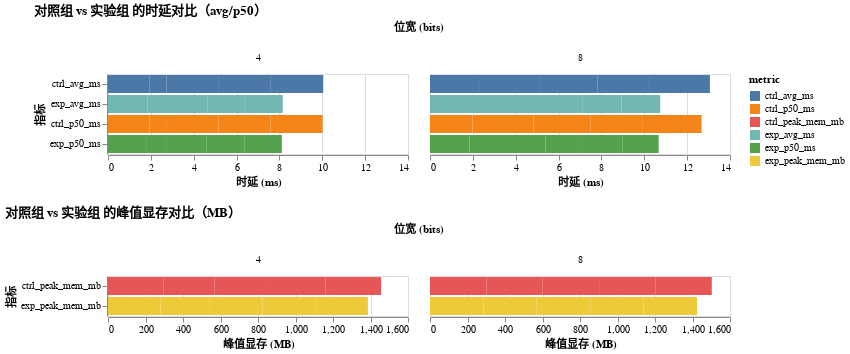

The cell this chart's notebook holds for it:
### Markdown cell above
# 性能与显存可视化
读取 `tests/bench.py` 的输出csv并绘制：
- 两组（对照/实验）的时延对比（平均/中位）
- 峰值显存对比

### Code cell
import json
import os
from typing import List, Dict

import pandas as pd
import altair as alt

# 显存 byte 转 MB
def bytes_to_mb(x):
    return x / (1024 * 1024)

# 生成横向柱状图：时延（avg/p50）
def plot_latency_horizontal(df_latency: pd.DataFrame):
    chart = alt.Chart(df_latency).mark_bar().encode(
        y=alt.Y('metric:N', title='指标', sort=None),
        x=alt.X('ms:Q', title='时延 (ms)'),
        color='metric:N',
        column=alt.Column('bits:N', title='位宽 (bits)')
    ).properties(title='对照组 vs 实验组 的时延对比（avg/p50）')
    return chart

# 生成横向柱状图：峰值显存（MB）
def plot_memory_horizontal(df_memory: pd.DataFrame):
    chart = alt.Chart(df_memory).mark_bar().encode(
        y=alt.Y('metric:N', title='指标', sort=None),
        x=alt.X('MB:Q', title='峰值显存 (MB)'),
        color='metric:N',
        column=alt.Column('bits:N', title='位宽 (bits)')
    ).properties(title='对照组 vs 实验组 的峰值显存对比（MB）')
    return chart

# 准备数据（宽→长），并转 MB
_df = pd.read_csv("results.csv")
_df_mem = _df.copy()
_df_mem['ctrl_peak_mem_mb'] = _df_mem['ctrl_peak_mem'].map(bytes_to_mb)
_df_mem['exp_peak_mem_mb'] = _df_mem['exp_peak_mem'].map(bytes_to_mb)

df_long_latency2 = pd.melt(
    _df,
    id_vars=["bits", "batch_size", "num_heads", "seq_len", "head_dim", "fp16_ratio", "causal", "iters", "warmup"],
    value_vars=["ctrl_avg_ms", "exp_avg_ms", "ctrl_p50_ms", "exp_p50_ms"],
    var_name="metric",
    value_name="ms",
)

df_long_mem2 = pd.melt(
    _df_mem,
    id_vars=["bits", "batch_size", "num_heads", "seq_len", "head_dim", "fp16_ratio", "causal", "iters", "warmup"],
    value_vars=["ctrl_peak_mem_mb", "exp_peak_mem_mb"],
    var_name="metric",
    value_name="MB",
)

plot_latency_horizontal(df_long_latency2) & plot_memory_horizontal(df_long_mem2)

### Figure 1 — Vega-Lite specification as saved in the notebook (floating-point values rounded to 4 significant figures)
{"config": {"view": {"continuousWidth": 300, "continuousHeight": 300}}, "vconcat": [{"data": {"name": "data-36e73e804f76cb642875f4cd84305b92"}, "mark": {"type": "bar"}, "encoding": {"color": {"field": "metric", "type": "nominal"}, "column": {"field": "bits", "title": "位宽 (bits)", "type": "nominal"}, "x": {"field": "ms", "title": "时延 (ms)", "type": "quantitative"}, "y": {"field": "metric", "sort": null, "title": "指标", "type": "nominal"}}, "title": "对照组 vs 实验组 的时延对比（avg/p50）"}, {"data": {"name": "data-d65742bd8de31e97e6983b070372c7f5"}, "mark": {"type": "bar"}, "encoding": {"color": {"field": "metric", "type": "nominal"}, "column": {"field": "bits", "title": "位宽 (bits)", "type": "nominal"}, "x": {"field": "MB", "title": "峰值显存 (MB)", "type": "quantitative"}, "y": {"field": "metric", "sort": null, "title": "指标", "type": "nominal"}}, "title": "对照组 vs 实验组 的峰值显存对比（MB）"}], "$schema": "https://vega.github.io/schema/vega-lite/v5.20.1.json", "datasets": {"data-36e73e804f76cb642875f4cd84305b92": [{"bits": 8, "batch_size": 2, "num_heads": 16, "seq_len": 2048, "head_dim": 64, "fp16_ratio": 0.0, "causal": true, "iters": 5, "warmup": 2, "metric": "ctrl_avg_ms", "ms": 2.289}, {"bits": 4, "batch_size": 2, "num_heads": 16, "seq_len": 2048, "head_dim": 64, "fp16_ratio": 0.0, "causal": true, "iters": 5, "warmup": 2, "metric": "ctrl_avg_ms", "ms": 1.946}, {"bits": 8, "batch_size": 2, "num_heads": 16, "seq_len": 2048, "head_dim": 64, "fp16_ratio": 0.0, "causal": true, "iters": 10, "warmup": 3, "metric": "ctrl_avg_ms", "ms": 2.848}, {"bits": 4, "batch_size": 2, "num_heads": 16, "seq_len": 1024, "head_dim": 64, "fp16_ratio": 0.5, "causal": true, "iters": 50, "warmup": 10, "metric": "ctrl_avg_ms", "ms": 0.7799}, {"bits": 8, "batch_size": 2, "num_heads": 16, "seq_len": 2048, "head_dim": 64, "fp16_ratio": 0.0, "causal": true, "iters": 5, "warmup": 2, "metric": "ctrl_avg_ms", "ms": 2.688}, {"bits": 8, "batch_size": 2, "num_heads": 16, "seq_len": 2048, "head_dim": 64, "fp16_ratio": 0.0, "causal": true, "iters": 5, "warmup": 2, "metric": "ctrl_avg_ms", "ms": 2.438}, {"bits": 4, "batch_size": 2, "num_heads": 16, "seq_len": 2048, "head_dim": 64, "fp16_ratio": 0.0, "causal": true, "iters": 5, "warmup": 2, "metric": "ctrl_avg_ms", "ms": 2.451}, {"bits": 4, "batch_size": 2, "num_heads": 16, "seq_len": 2048, "head_dim": 64, "fp16_ratio": 0.0, "causal": true, "iters": 5, "warmup": 2, "metric": "ctrl_avg_ms", "ms": 2.423}, {"bits": 8, "batch_size": 2, "num_heads": 16, "seq_len": 2048, "head_dim": 64, "fp16_ratio": 0.5, "causal": true, "iters": 5, "warmup": 2, "metric": "ctrl_avg_ms", "ms": 2.8}, {"bits": 4, "batch_size": 2, "num_heads": 16, "seq_len": 2048, "head_dim": 64, "fp16_ratio": 0.5, "causal": true, "iters": 5, "warmup": 2, "metric": "ctrl_avg_ms", "ms": 2.445}, {"bits": 8, "batch_size": 2, "num_heads": 16, "seq_len": 2048, "head_dim": 64, "fp16_ratio": 0.0, "causal": true, "iters": 5, "warmup": 2, "metric": "exp_avg_ms", "ms": 1.869}, {"bits": 4, "batch_size": 2, "num_heads": 16, "seq_len": 2048, "head_dim": 64, "fp16_ratio": 0.0, "causal": true, "iters": 5, "warmup": 2, "metric": "exp_avg_ms", "ms": 1.853}, {"bits": 8, "batch_size": 2, "num_heads": 16, "seq_len": 2048, "head_dim": 64, "fp16_ratio": 0.0, "causal": true, "iters": 10, "warmup": 3, "metric": "exp_avg_ms", "ms": 3.496}, {"bits": 4, "batch_size": 2, "num_heads": 16, "seq_len": 1024, "head_dim": 64, "fp16_ratio": 0.5, "causal": true, "iters": 50, "warmup": 10, "metric": "exp_avg_ms", "ms": 0.946}, {"bits": 8, "batch_size": 2, "num_heads": 16, "seq_len": 2048, "head_dim": 64, "fp16_ratio": 0.0, "causal": true, "iters": 5, "warmup": 2, "metric": "exp_avg_ms", "ms": 1.738}, {"bits": 8, "batch_size": 2, "num_heads": 16, "seq_len": 2048, "head_dim": 64, "fp16_ratio": 0.0, "causal": true, "iters": 5, "warmup": 2, "metric": "exp_avg_ms", "ms": 1.839}, {"bits": 4, "batch_size": 2, "num_heads": 16, "seq_len": 2048, "head_dim": 64, "fp16_ratio": 0.0, "causal": true, "iters": 5, "warmup": 2, "metric": "exp_avg_ms", "ms": 1.836}, {"bits": 4, "batch_size": 2, "num_heads": 16, "seq_len": 2048, "head_dim": 64, "fp16_ratio": 0.0, "causal": true, "iters": 5, "warmup": 2, "metric": "exp_avg_ms", "ms": 1.752}, {"bits": 8, "batch_size": 2, "num_heads": 16, "seq_len": 2048, "head_dim": 64, "fp16_ratio": 0.5, "causal": true, "iters": 5, "warmup": 2, "metric": "exp_avg_ms", "ms": 1.802}, {"bits": 4, "batch_size": 2, "num_heads": 16, "seq_len": 2048, "head_dim": 64, "fp16_ratio": 0.5, "causal": true, "iters": 5, "warmup": 2, "metric": "exp_avg_ms", "ms": 1.769}, {"bits": 8, "batch_size": 2, "num_heads": 16, "seq_len": 2048, "head_dim": 64, "fp16_ratio": 0.0, "causal": true, "iters": 5, "warmup": 2, "metric": "ctrl_p50_ms", "ms": 1.983}, {"bits": 4, "batch_size": 2, "num_heads": 16, "seq_len": 2048, "head_dim": 64, "fp16_ratio": 0.0, "causal": true, "iters": 5, "warmup": 2, "metric": "ctrl_p50_ms", "ms": 1.943}, {"bits": 8, "batch_size": 2, "num_heads": 16, "seq_len": 2048, "head_dim": 64, "fp16_ratio": 0.0, "causal": true, "iters": 10, "warmup": 3, "metric": "ctrl_p50_ms", "ms": 2.852}, {"bits": 4, "batch_size": 2, "num_heads": 16, "seq_len": 1024, "head_dim": 64, "fp16_ratio": 0.5, "causal": true, "iters": 50, "warmup": 10, "metric": "ctrl_p50_ms", "ms": 0.767}, {"bits": 8, "batch_size": 2, "num_heads": 16, "seq_len": 2048, "head_dim": 64, "fp16_ratio": 0.0, "causal": true, "iters": 5, "warmup": 2, "metric": "ctrl_p50_ms", "ms": 2.664}, {"bits": 8, "batch_size": 2, "num_heads": 16, "seq_len": 2048, "head_dim": 64, "fp16_ratio": 0.0, "causal": true, "iters": 5, "warmup": 2, "metric": "ctrl_p50_ms", "ms": 2.435}, {"bits": 4, "batch_size": 2, "num_heads": 16, "seq_len": 2048, "head_dim": 64, "fp16_ratio": 0.0, "causal": true, "iters": 5, "warmup": 2, "metric": "ctrl_p50_ms", "ms": 2.443}, {"bits": 4, "batch_size": 2, "num_heads": 16, "seq_len": 2048, "head_dim": 64, "fp16_ratio": 0.0, "causal": true, "iters": 5, "warmup": 2, "metric": "ctrl_p50_ms", "ms": 2.427}, {"bits": 8, "batch_size": 2, "num_heads": 16, "seq_len": 2048, "head_dim": 64, "fp16_ratio": 0.5, "causal": true, "iters": 5, "warmup": 2, "metric": "ctrl_p50_ms", "ms": 2.738}, {"bits": 4, "batch_size": 2, "num_heads": 16, "seq_len": 2048, "head_dim": 64, "fp16_ratio": 0.5, "causal": true, "iters": 5, "warmup": 2, "metric": "ctrl_p50_ms", "ms": 2.435}, {"bits": 8, "batch_size": 2, "num_heads": 16, "seq_len": 2048, "head_dim": 64, "fp16_ratio": 0.0, "causal": true, "iters": 5, "warmup": 2, "metric": "exp_p50_ms", "ms": 1.845}, {"bits": 4, "batch_size": 2, "num_heads": 16, "seq_len": 2048, "head_dim": 64, "fp16_ratio": 0.0, "causal": true, "iters": 5, "warmup": 2, "metric": "exp_p50_ms", "ms": 1.816}, {"bits": 8, "batch_size": 2, "num_heads": 16, "seq_len": 2048, "head_dim": 64, "fp16_ratio": 0.0, "causal": true, "iters": 10, "warmup": 3, "metric": "exp_p50_ms", "ms": 3.548}, {"bits": 4, "batch_size": 2, "num_heads": 16, "seq_len": 1024, "head_dim": 64, "fp16_ratio": 0.5, "causal": true, "iters": 50, "warmup": 10, "metric": "exp_p50_ms", "ms": 0.9349}, {"bits": 8, "batch_size": 2, "num_heads": 16, "seq_len": 2048, "head_dim": 64, "fp16_ratio": 0.0, "causal": true, "iters": 5, "warmup": 2, "metric": "exp_p50_ms", "ms": 1.749}, {"bits": 8, "batch_size": 2, "num_heads": 16, "seq_len": 2048, "head_dim": 64, "fp16_ratio": 0.0, "causal": true, "iters": 5, "warmup": 2, "metric": "exp_p50_ms", "ms": 1.828}, {"bits": 4, "batch_size": 2, "num_heads": 16, "seq_len": 2048, "head_dim": 64, "fp16_ratio": 0.0, "causal": true, "iters": 5, "warmup": 2, "metric": "exp_p50_ms", "ms": 1.855}, {"bits": 4, "batch_size": 2, "num_heads": 16, "seq_len": 2048, "head_dim": 64, "fp16_ratio": 0.0, "causal": true, "iters": 5, "warmup": 2, "metric": "exp_p50_ms", "ms": 1.75}, {"bits": 8, "batch_size": 2, "num_heads": 16, "seq_len": 2048, "head_dim": 64, "fp16_ratio": 0.5, "causal": true, "iters": 5, "warmup": 2, "metric": "exp_p50_ms", "ms": 1.701}, {"bits": 4, "batch_size": 2, "num_heads": 16, "seq_len": 2048, "head_dim": 64, "fp16_ratio": 0.5, "causal": true, "iters": 5, "warmup": 2, "metric": "exp_p50_ms", "ms": 1.756}], "data-d65742bd8de31e97e6983b070372c7f5": [{"bits": 8, "batch_size": 2, "num_heads": 16, "seq_len": 2048, "head_dim": 64, "fp16_ratio": 0.0, "causal": true, "iters": 5, "warmup": 2, "metric": "ctrl_peak_mem_mb", "MB": 301.0}, {"bits": 4, "batch_size": 2, "num_heads": 16, "seq_len": 2048, "head_dim": 64, "fp16_ratio": 0.0, "causal": true, "iters": 5, "warmup": 2, "metric": "ctrl_peak_mem_mb", "MB": 297.0}, {"bits": 8, "batch_size": 2, "num_heads": 16, "seq_len": 2048, "head_dim": 64, "fp16_ratio": 0.0, "causal": true, "iters": 10, "warmup": 3, "metric": "ctrl_peak_mem_mb", "MB": 300.5}, {"bits": 4, "batch_size": 2, "num_heads": 16, "seq_len": 1024, "head_dim": 64, "fp16_ratio": 0.5, "causal": true, "iters": 50, "warmup": 10, "metric": "ctrl_peak_mem_mb", "MB": 270.3}, {"bits": 8, "batch_size": 2, "num_heads": 16, "seq_len": 2048, "head_dim": 64, "fp16_ratio": 0.0, "causal": true, "iters": 5, "warmup": 2, "metric": "ctrl_peak_mem_mb", "MB": 300.5}, {"bits": 8, "batch_size": 2, "num_heads": 16, "seq_len": 2048, "head_dim": 64, "fp16_ratio": 0.0, "causal": true, "iters": 5, "warmup": 2, "metric": "ctrl_peak_mem_mb", "MB": 300.5}, {"bits": 4, "batch_size": 2, "num_heads": 16, "seq_len": 2048, "head_dim": 64, "fp16_ratio": 0.0, "causal": true, "iters": 5, "warmup": 2, "metric": "ctrl_peak_mem_mb", "MB": 296.5}, {"bits": 4, "batch_size": 2, "num_heads": 16, "seq_len": 2048, "head_dim": 64, "fp16_ratio": 0.0, "causal": true, "iters": 5, "warmup": 2, "metric": "ctrl_peak_mem_mb", "MB": 296.5}, {"bits": 8, "batch_size": 2, "num_heads": 16, "seq_len": 2048, "head_dim": 64, "fp16_ratio": 0.5, "causal": true, "iters": 5, "warmup": 2, "metric": "ctrl_peak_mem_mb", "MB": 300.5}, {"bits": 4, "batch_size": 2, "num_heads": 16, "seq_len": 2048, "head_dim": 64, "fp16_ratio": 0.5, "causal": true, "iters": 5, "warmup": 2, "metric": "ctrl_peak_mem_mb", "MB": 296.5}, {"bits": 8, "batch_size": 2, "num_heads": 16, "seq_len": 2048, "head_dim": 64, "fp16_ratio": 0.0, "causal": true, "iters": 5, "warmup": 2, "metric": "exp_peak_mem_mb", "MB": 285.0}, {"bits": 4, "batch_size": 2, "num_heads": 16, "seq_len": 2048, "head_dim": 64, "fp16_ratio": 0.0, "causal": true, "iters": 5, "warmup": 2, "metric": "exp_peak_mem_mb", "MB": 281.0}, {"bits": 8, "batch_size": 2, "num_heads": 16, "seq_len": 2048, "head_dim": 64, "fp16_ratio": 0.0, "causal": true, "iters": 10, "warmup": 3, "metric": "exp_peak_mem_mb", "MB": 284.5}, {"bits": 4, "batch_size": 2, "num_heads": 16, "seq_len": 1024, "head_dim": 64, "fp16_ratio": 0.5, "causal": true, "iters": 50, "warmup": 10, "metric": "exp_peak_mem_mb", "MB": 262.3}, {"bits": 8, "batch_size": 2, "num_heads": 16, "seq_len": 2048, "head_dim": 64, "fp16_ratio": 0.0, "causal": true, "iters": 5, "warmup": 2, "metric": "exp_peak_mem_mb", "MB": 285.0}, {"bits": 8, "batch_size": 2, "num_heads": 16, "seq_len": 2048, "head_dim": 64, "fp16_ratio": 0.0, "causal": true, "iters": 5, "warmup": 2, "metric": "exp_peak_mem_mb", "MB": 285.0}, {"bits": 4, "batch_size": 2, "num_heads": 16, "seq_len": 2048, "head_dim": 64, "fp16_ratio": 0.0, "causal": true, "iters": 5, "warmup": 2, "metric": "exp_peak_mem_mb", "MB": 281.0}, {"bits": 4, "batch_size": 2, "num_heads": 16, "seq_len": 2048, "head_dim": 64, "fp16_ratio": 0.0, "causal": true, "iters": 5, "warmup": 2, "metric": "exp_peak_mem_mb", "MB": 281.0}, {"bits": 8, "batch_size": 2, "num_heads": 16, "seq_len": 2048, "head_dim": 64, "fp16_ratio": 0.5, "causal": true, "iters": 5, "warmup": 2, "metric": "exp_peak_mem_mb", "MB": 285.0}, {"bits": 4, "batch_size": 2, "num_heads": 16, "seq_len": 2048, "head_dim": 64, "fp16_ratio": 0.5, "causal": true, "iters": 5, "warmup": 2, "metric": "exp_peak_mem_mb", "MB": 281.0}]}}
